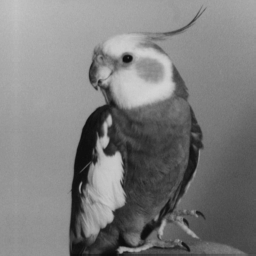
%> input picture PIB/Demos/Demo9 - Frequency Filtering/bird.gif, 256 x 256 px
$ octave --eval "image_spectrum;"   (GNU Octave 9; MATLAB toolbox functions it lacks are replaced by stand-ins)
%> lines starting %> are read from the running program, lines starting %| are printed output that depends on the picture
%
% ISEL - Instituto Superior de Engenharia de Lisboa.
%
% MEIC - Mestrado em Engenharia Informatica e de Computadores.
% MEIM - Mestrado em Engenharia Inform醫ica e Multim閐ia.
%
% PIB - Processamento de Imagem e Biometria.
%
% image_spectrum.m
% Spectrum (module and phase) of some test images.

function image_spectrum()

close all

% Read test image
I = imread('bird.gif');
%> I is the input picture: size 256x256 uint8; min 11, max 212, mean 125.4
% [6 lines of commented-out code are left out]
Ip = [ I, zeros(size(I,1), size(I,2));
       zeros(size(I,1), size(I,2)), zeros(size(I,1), size(I,2))];
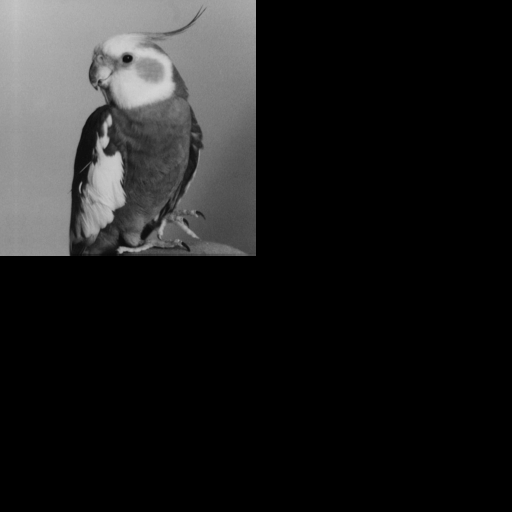
%> Ip: size 512x512 uint8; min 0, max 212, mean 31.3
Ip = uint8(Ip);

% Compute the DFT
F = fft2(Ip);

% Center the spectrum
F = fftshift(F);

% Display the image
figure(1);
imshow(I); title( 'f[m,n] ');

figure(2);
% Display the module of the spectrum
subplot(121); imagesc( log( 1 + abs(F)) );
colormap('gray'); title(' |F[u,v]| ');
% Display the angle of the spectrum
subplot(122); imagesc( abs(F) );
colormap('gray'); title(' arg[F[u,v]] ');
%> after `title(' arg[F[u,v]] ')`:
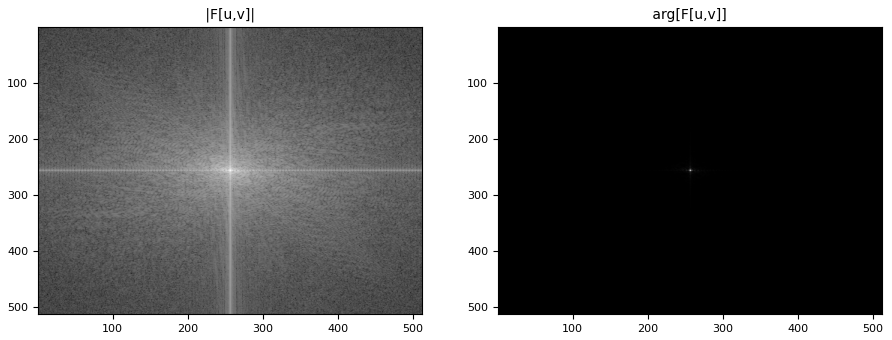
%> figure redrawn from the program's plot data, 2 panels

% Rotate the image
Ir = imrotate(I, -30);
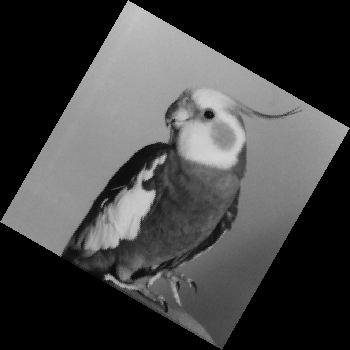
%> Ir: size 350x350 uint8; min 0, max 211, mean 67.1
% Zero-padded image to resolution P=2M and Q=2N.
Irp = [ Ir, zeros(size(Ir,1), size(Ir,2));
       zeros(size(Ir,1), size(Ir,2)), zeros(size(Ir,1), size(Ir,2))];
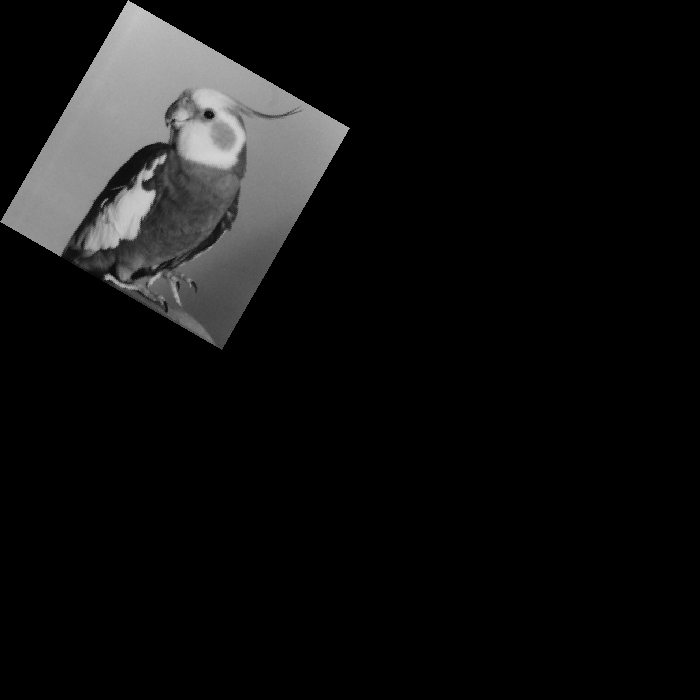
%> Irp: size 700x700 uint8; min 0, max 211, mean 16.8
%> `image_spectrum;`:
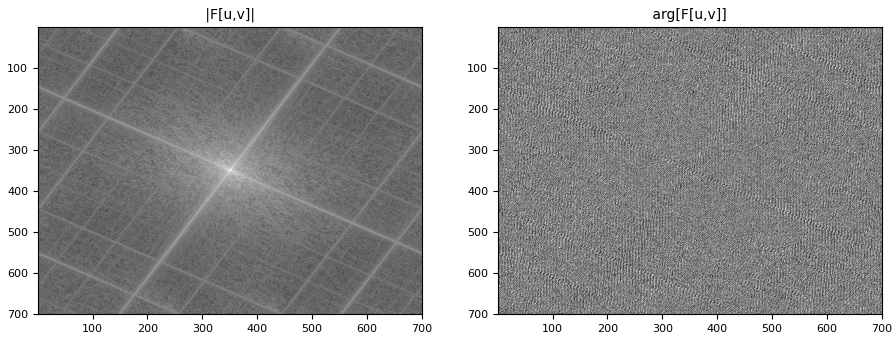
%> figure redrawn from the program's plot data, 2 panels
Irp = uint8(Irp);

% Compute the DFT
Fr = fft2(Irp);

% Center the spectrum
Fr = fftshift(Fr);

% Display the image
figure(3);
imshow(Ir); title( 'f[m,n] ');

figure(4);
% Display the module of the spectrum
subplot(121); imagesc( log( 1 + abs(Fr)) );
colormap('gray'); title(' |F[u,v]| ');
% Display the angle of the spectrum
subplot(122); imagesc( angle(Fr) );
colormap('gray'); title(' arg[F[u,v]] ');

end
